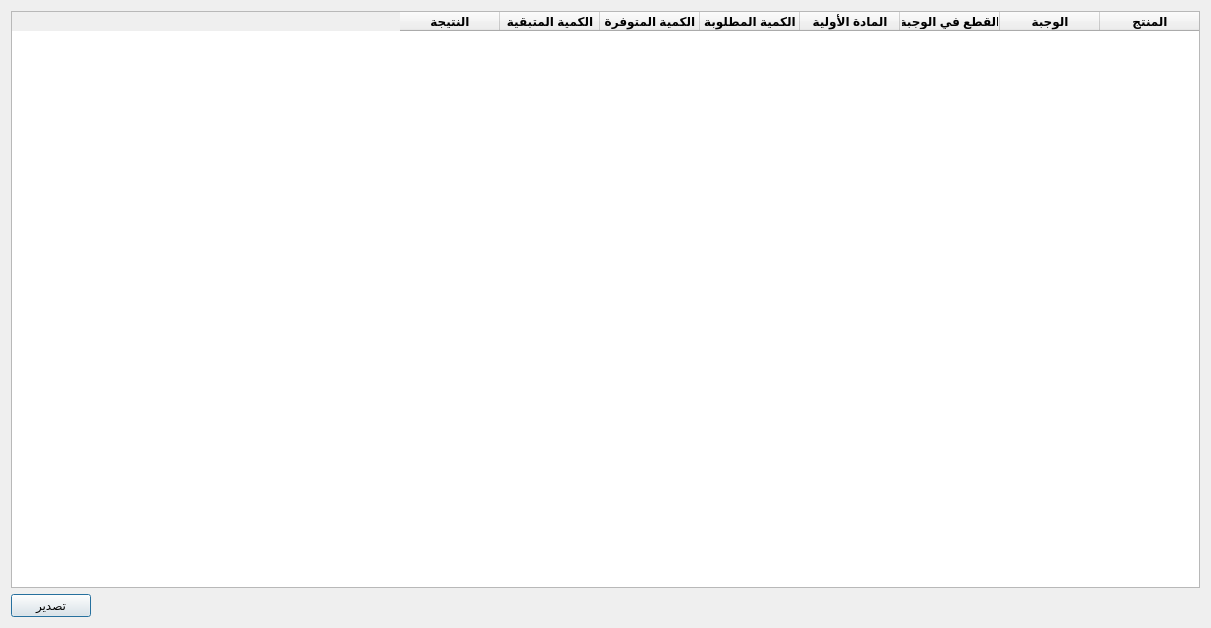
<?xml version="1.0" encoding="UTF-8"?>
<ui version="4.0">
 <class>SimplePlanResult</class>
 <widget class="QDialog" name="SimplePlanResult">
  <property name="geometry">
   <rect>
    <x>0</x>
    <y>0</y>
    <width>1211</width>
    <height>628</height>
   </rect>
  </property>
  <property name="windowTitle">
   <string>النتيجة</string>
  </property>
  <property name="windowIcon">
   <iconset>
    <normaloff>graphics/icon.xpm</normaloff>graphics/icon.xpm</iconset>
  </property>
  <property name="accessibleName">
   <string>SimplePlanResult</string>
  </property>
  <layout class="QGridLayout" name="gridLayout">
   <item row="0" column="0">
    <widget class="QTableWidget" name="simple_plan_result_table">
     <property name="layoutDirection">
      <enum>Qt::RightToLeft</enum>
     </property>
     <column>
      <property name="text">
       <string>المنتج</string>
      </property>
      <property name="font">
       <font>
        <weight>75</weight>
        <bold>true</bold>
       </font>
      </property>
     </column>
     <column>
      <property name="text">
       <string>الوجبة</string>
      </property>
      <property name="font">
       <font>
        <weight>75</weight>
        <bold>true</bold>
       </font>
      </property>
     </column>
     <column>
      <property name="text">
       <string>القطع في الوجبة</string>
      </property>
      <property name="font">
       <font>
        <weight>75</weight>
        <bold>true</bold>
       </font>
      </property>
     </column>
     <column>
      <property name="text">
       <string>المادة الأولية</string>
      </property>
      <property name="font">
       <font>
        <weight>75</weight>
        <bold>true</bold>
       </font>
      </property>
     </column>
     <column>
      <property name="text">
       <string>الكمية المطلوبة</string>
      </property>
      <property name="font">
       <font>
        <weight>75</weight>
        <bold>true</bold>
       </font>
      </property>
     </column>
     <column>
      <property name="text">
       <string>الكمية المتوفرة</string>
      </property>
      <property name="font">
       <font>
        <weight>75</weight>
        <bold>true</bold>
       </font>
      </property>
     </column>
     <column>
      <property name="text">
       <string>الكمية المتبقية</string>
      </property>
      <property name="font">
       <font>
        <weight>75</weight>
        <bold>true</bold>
       </font>
      </property>
     </column>
     <column>
      <property name="text">
       <string>النتيجة</string>
      </property>
      <property name="font">
       <font>
        <weight>75</weight>
        <bold>true</bold>
       </font>
      </property>
     </column>
    </widget>
   </item>
   <item row="1" column="0">
    <widget class="QPushButton" name="export_btn">
     <property name="maximumSize">
      <size>
       <width>80</width>
       <height>16777215</height>
      </size>
     </property>
     <property name="text">
      <string>تصدير</string>
     </property>
    </widget>
   </item>
  </layout>
 </widget>
 <resources/>
 <connections/>
</ui>
